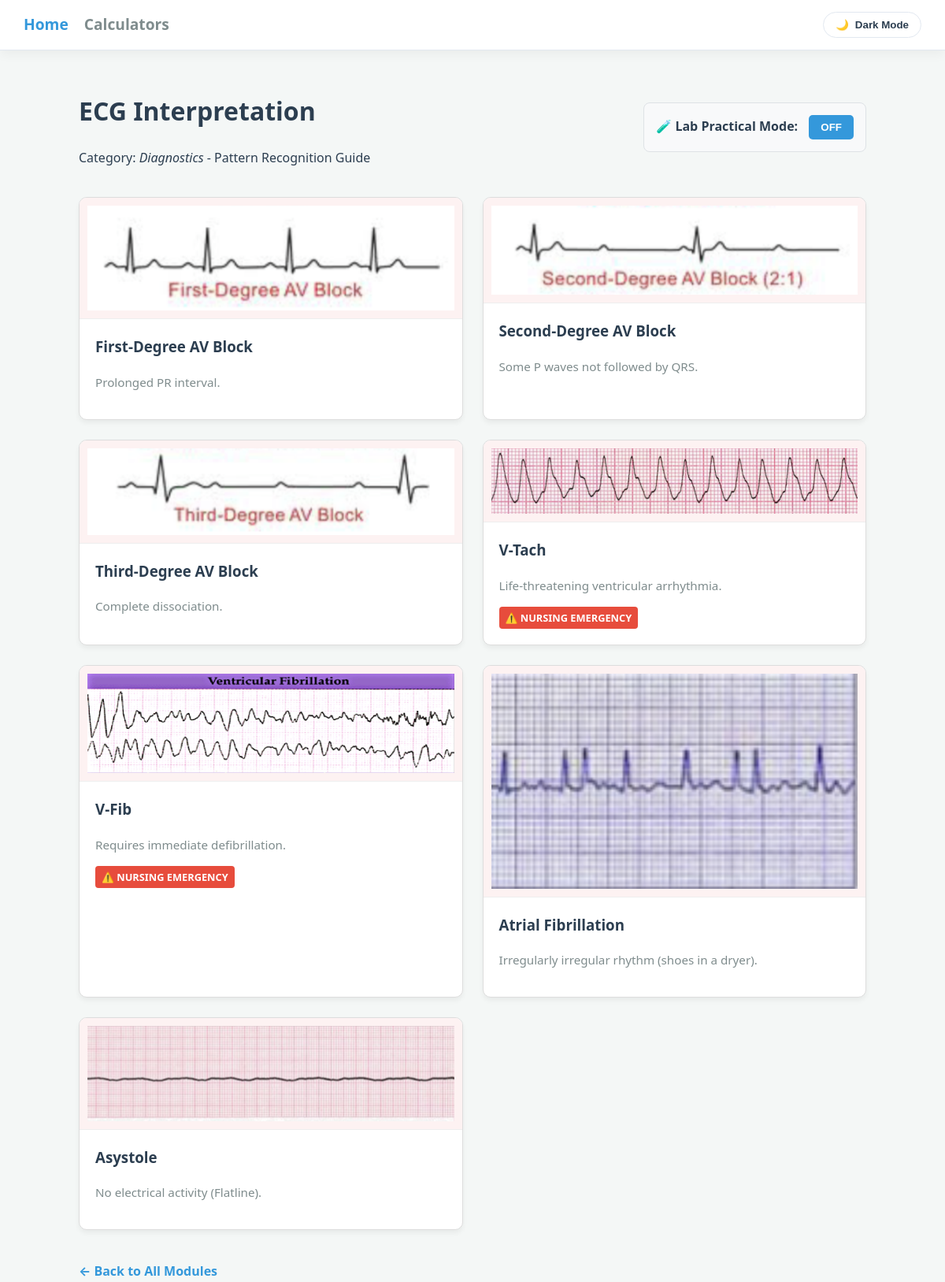
The app's page /topic/3 with its own data.
### models.py (models this page shows)
class Topic(db.Model):
    id = db.Column(db.Integer, primary_key=True)
    module_id = db.Column(db.Integer, db.ForeignKey('study_module.id'))
    title = db.Column(db.String(100), nullable=False) # e.g., 'Bandaging Technique'
    category = db.Column(db.String(50)) # e.g., 'Procedure', 'Diagnostics', 'Math'
    sub_sections = db.relationship('SubSection', backref='topic', lazy=True)

class SubSection(db.Model):
    id = db.Column(db.Integer, primary_key=True)
    topic_id = db.Column(db.Integer, db.ForeignKey('topic.id'))
    heading = db.Column(db.String(200)) # e.g., 'The 3 Layers of a Bandage'
    content = db.Column(db.Text)        # The detailed notes
    image_filename = db.Column(db.String(100), nullable=True)
    structured_data = db.Column(db.JSON, nullable=True)

### app.py (the view)
@app.route('/topic/<int:topic_id>')
def topic_detail(topic_id):
    topic = Topic.query.get_or_404(topic_id)
    sub_sections = list(topic.sub_sections)
    if topic.category == "Study Tool":
        random.shuffle(sub_sections)
        for sub in sub_sections:
            if sub.structured_data and 'options' in sub.structured_data:
                random.shuffle(sub.structured_data['options'])
    if "ECG" in topic.title:
        return render_template('nursing/rhythm_library.html', topic=topic, sub_sections=sub_sections)
    return render_template('nursing/procedures.html', topic=topic, sub_sections=sub_sections)

### templates/nursing/rhythm_library.html (shortened to what this page needs)
{% extends 'base.html' %}
{% block content %}
<div style="display: flex; justify-content: space-between; align-items: center; margin-bottom: 20px;">
    <div>
        <h1>{{ topic.title }}</h1>
        <p>Category: <em>{{ topic.category }}</em> - Pattern Recognition Guide</p>
    </div>
    <div style="background: #f8f9fa; padding: 15px; border-radius: 8px; border: 1px solid #dee2e6;">
        <label style="font-weight: bold; margin-right: 10px; color: #2c3e50;">🧪 Lab Practical Mode:</label>
        <button id="toggleBlur" onclick="toggleStudyMode()"
                style="padding: 8px 15px; background: #3498db; color: white; border: none; border-radius: 5px; cursor: pointer; font-weight: bold;">
            OFF
        </button>
    </div>
</div>
<div id="rhythmGrid" style="display: grid; grid-template-columns: repeat(auto-fit, minmax(350px, 1fr)); gap: 25px;">
    {% for sub in topic.sub_sections %}
    <div class="card-container" onmouseover="this.style.transform='scale(1.02)'" onmouseout="this.style.transform='scale(1)'">
        {% if sub.image_filename %}
        <div style="background: #fdf2f2; border-bottom: 1px solid #eee; padding: 10px;">
            <img src="{{ url_for('static', filename='images/diagrams/' + sub.image_filename) }}"
                 alt="ECG Strip"
                 style="width: 100%; height: auto; display: block;">
        </div>
        {% endif %}
        <div style="padding: 20px;" class="answer-text">
            <h3 style="margin-top: 0; color: #2c3e50;">{{ sub.heading }}</h3>
            <p style="font-size: 0.95em; line-height: 1.5; color: #7f8c8d;">{{ sub.content }}</p>
            {% if "Lethal" in sub.heading or "Tachycardia" in sub.heading or "V-Fib" in sub.heading or "V-Tach" in sub.heading %}
                <span style="display: inline-block; background: #e74c3c; color: white; padding: 4px 8px; border-radius: 4px; font-size: 0.8em; font-weight: bold;">
                    ⚠️ NURSING EMERGENCY
                </span>
            {% endif %}
        </div>
    </div>
    {% endfor %}
</div>
<div style="margin-top: 40px;">
    <a href="/" style="color: #3498db; text-decoration: none; font-weight: bold;">← Back to All Modules</a>
</div>
{% endblock %}

### templates/base.html (shortened to what this page needs)
<!DOCTYPE html>
<html lang="en">
<head>
    <link rel="stylesheet" href="{{ url_for('static', filename='css/main.css') }}">
</head>
<body>
    <nav style="background-color: var(--bg-card); border-bottom: 1px solid var(--border-color); padding: 15px 30px; display: flex; justify-content: space-between; align-items: center; margin-bottom: 30px; box-shadow: var(--shadow); transition: all 0.3s ease;">
        <div style="display: flex; gap: 20px;">
            <a href="{{ url_for('index') }}" style="color: var(--primary); text-decoration: none; font-weight: bold; font-size: 1.2em;">Home</a>
            <a href="{{ url_for('fluid_calculator') }}" style="color: var(--text-muted); text-decoration: none; font-weight: bold; font-size: 1.2em;">Calculators</a>
        </div>
        <button id="themeToggle" class="theme-toggle">
            <span id="themeIcon">🌙</span> Dark Mode
        </button>
    </nav>
    <main style="padding: 0 20px; max-width: 1000px; margin: auto;">
        {% block content %}{% endblock %}
    </main>
</body>
</html>

### static/css/main.css (style rules this page uses)
:root { --bg-main: #f4f7f6; --bg-card: #ffffff; --text-main: #2c3e50; --text-muted: #7f8c8d; --primary: #3498db; --primary-hover: #2980b9; --success: #2ecc71; --danger: #e74c3c; --warning: #e67e22; --border-color: #e2e8f0; --shadow: 0 4px 15px rgba(0, 0, 0, 0.05); }
body { background-color: var(--bg-main); color: var(--text-main); font-family: 'Segoe UI', system-ui, -apple-system, sans-serif; line-height: 1.6; transition: background-color 0.3s ease, color 0.3s ease; margin: 0; padding: 0; }
h1, h2, h3, h4 { color: var(--text-main); }
.theme-toggle { background: none; border: 1px solid var(--border-color); color: var(--text-main); padding: 8px 15px; border-radius: 20px; cursor: pointer; font-weight: bold; display: flex; align-items: center; gap: 8px; transition: all 0.3s ease; }

### templates/nursing/rhythm_library.html (style rules this page uses)
.card-container { background: white; border: 1px solid #ddd; border-radius: 10px; overflow: hidden; box-shadow: 0 4px 6px rgba(0,0,0,0.05); transition: transform 0.2s; cursor: pointer; }

### records on screen
Topic: title "ECG Interpretation", category "Diagnostics"
SubSection: image_filename (picture), heading "First-Degree AV Block", content "Prolonged PR interval."
SubSection: image_filename (picture), heading "Second-Degree AV Block", content "Some P waves not followed by QRS."
SubSection: image_filename (picture), heading "Third-Degree AV Block", content "Complete dissociation."
SubSection: image_filename (picture), heading "V-Tach", content "Life-threatening ventricular arrhythmia.", shows "⚠️ NURSING EMERGENCY"
SubSection: image_filename (picture), heading "V-Fib", content "Requires immediate defibrillation.", shows "⚠️ NURSING EMERGENCY"
SubSection: image_filename (picture), heading "Atrial Fibrillation", content "Irregularly irregular rhythm (shoes in a dryer)."
SubSection: image_filename (picture), heading "Asystole", content "No electrical activity (Flatline)."
